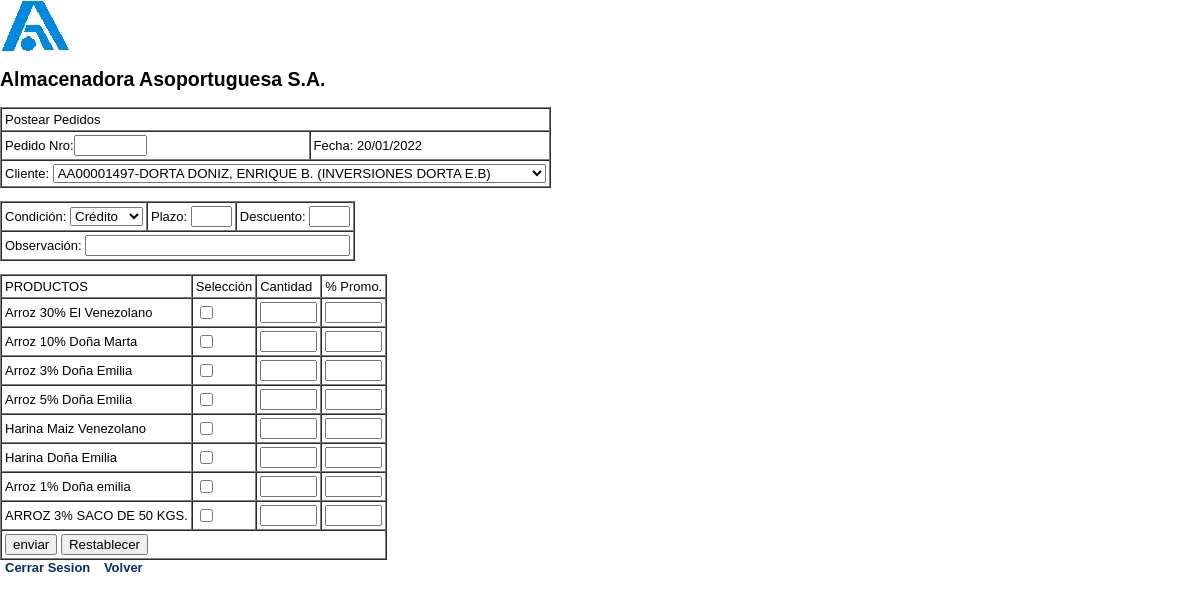
Screenshot of /web/pedidos.php?vend=BARTOLOSA&fecha=BARTOLOSA&zona=0103 (signed in) with the database file from the repository.
### tables this page shows
CREATE TABLE `articulo` (
  `cod_articulo` varchar(20) NOT NULL,
  `Descripcion` varchar(100) NOT NULL,
  `relart` double NOT NULL,
  `status` varchar(1) NOT NULL,
  PRIMARY KEY  (`cod_articulo`)
);

### web/pedidos.php (the view, shortened to what this page needs)
<?php
	include ("funciones.php");
	$zona=$_GET['zona'];
	$vend=$_GET['vend'];
	$fecha=$_GET['fecha'];
	$url="savepd.php?vend=".$vend."&fecha=".$fecha."&zona=".$zona;
?>
<table cellpadding="0px" cellspacing="0px" border="0">
	<tr><td><img src="logo.jpg"/></td></tr>
	<tr><td><h2>Almacenadora Asoportuguesa S.A.</h2></td></tr>
</table>
<form id="ped" name="from1" method="post" action="<?php echo $url ?>">
	<table cellpadding="3px" cellspacing="0px" border="1">
		<tr>
			<td colspan="2">Postear Pedidos</td>
		</tr>
		<?php
		$link=conectar();
		$sql="select codigo,ltrim(Nombre) from clientes where zona='".$zona."'";
		$result=mysql_query($sql,$link);
		?>
		<tr><td>Pedido Nro:<input size="6" maxlength="6" type="text" name="id"/></td><td>Fecha: <?php echo date('d/m/Y');?></td></tr>
		<tr><td colspan="2">Cliente: <select name="cliente">
								<?php
								while ($row=mysql_fetch_row($result)){
								$cod=$row[0];
								echo "<option value=\"$cod\">".$cod."-".$row[1]."</option> \n";
								}
								?>
	 				 		 </select>
			 </td>
		</tr>
	</table>
	<table cellpadding="3px" cellspacing="0px" border="1">
		<tr>
			<td>Condici&oacute;n: <select name="conpag">
											<option value="Credito">Cr&eacute;dito</option>
										 </select>
			</td>
			<td>Plazo: <input type="text" name="plazo"/ size="2" maxlength="2"></td>
			<td>Descuento: <input type="text" name="desc" size="2" maxlength="2"/></td>
		</tr>
		<tr>
			<td colspan="3">Observaci&oacute;n: <input type="text" name="obs" size="30" maxlength="100"/></td>
		</tr>
	</table>
	<table cellpadding="3px" cellspacing="0px" border="1">
		<tr>
			<td>PRODUCTOS</td>
			<td>Selecci&oacute;n</td>
			<td>Cantidad</td>
			<td>% Promo.</td>
		</tr>
		<?php
		$sql="select cod_articulo,Descripcion from articulo where status='A'";
		$result=mysql_query($sql,$link);
		$id=0;
		while ($row=mysql_fetch_row($result)){
			echo "<tr> \n";
			echo "<td>".$row[1]."</td> \n";
			echo "<td><input type=\"checkbox\" name=\"Chek[$id]\" id=\"ch$id\" value=\"$row[0]\"  onclick=\"cambia1('Cantidad[$id]','promo[$id]')\"</td> \n";
			echo "<td><input type=\"text\" name=\"Cantidad[$id]\" id=\"Cantidad[$id]\" size=\"4\" maxlength=\"4\" </td> \n";
			echo "<td><input type=\"text\" name=\"promo[$id]\" id=\"promo[$id]\" size=\"4\" maxlength=\"4\"  </td> \n";
			echo "</tr> \n";
			$id++;
			}
		?>
		<tr>
			<td colspan="5"><input type="submit" name="enviar" value="enviar"/>
			<input type="reset" name="enviar" value="Restablecer"/>
			</td>
		</tr>
	</table>
<?php
	echo "<div aling=center><a href=logout.php>Cerrar Sesion</a> <a href=menuven.php?vend=".$_GET['vend']."&fecha=".$_GET['fecha'].">Volver</a> \n";
?>

### web/estilo.css (style rules this page uses)
body { background-color: #ffffff; margin: 0px 0px 0px 0px ; font-family: "Verdana" , sans-serif; font-size: small; }
a { color: #092d67; font-size: small; font-weight: bold; text-decoration: none; padding: 1px 5px 1px 5px ; }

### rows the page displays
articulo: Descripcion "Arroz 30% El Venezolano"
articulo: Descripcion "Arroz 10% Doña Marta"
articulo: Descripcion "Arroz 3% Doña Emilia"
articulo: Descripcion "Arroz 5% Doña Emilia"
articulo: Descripcion "Harina Maiz Venezolano"
articulo: Descripcion "Harina Doña Emilia"
articulo: Descripcion "Arroz 1% Doña emilia"
articulo: Descripcion "ARROZ 3% SACO DE 50 KGS."

### other values shown
form field cliente "AA00001497-DORTA DONIZ, ENRIQUE B. (INVERSIONES DORTA E.B)"
